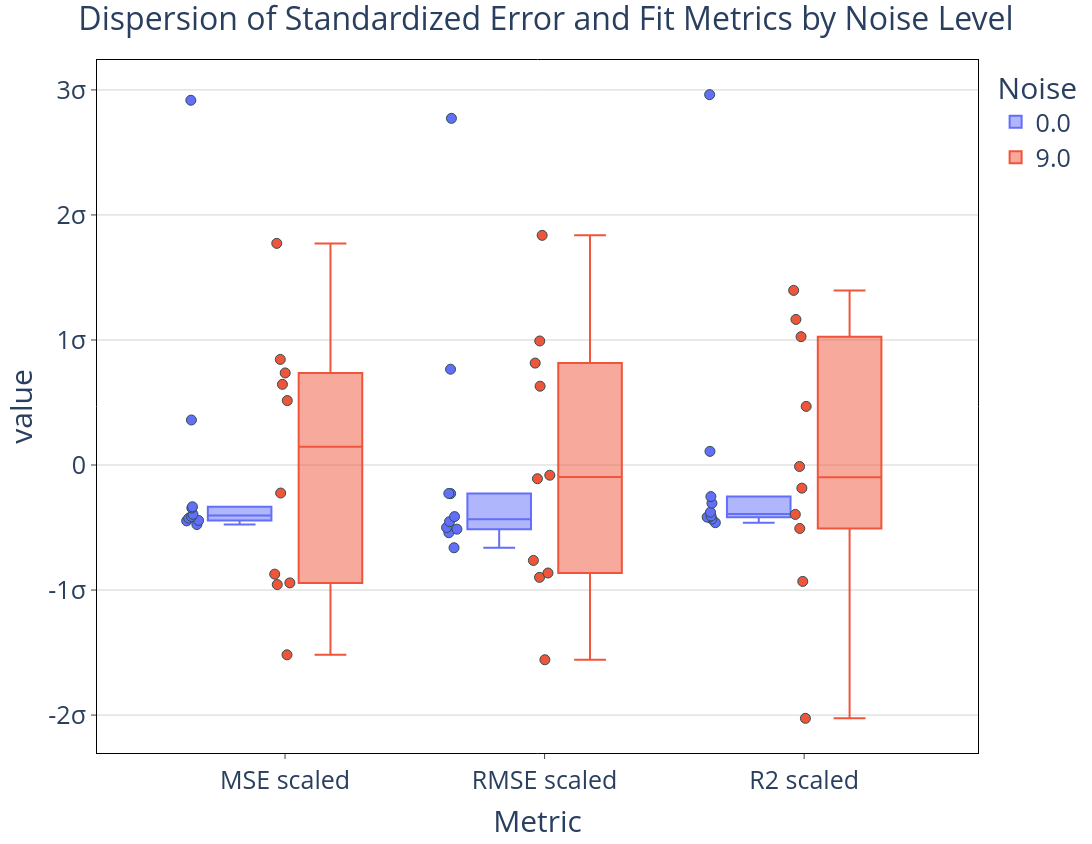

Here is the notebook cell this chart was saved with:
### Code cell
tick_values = [k for k in range(-3,4)]
tick_labels = ['0' if val == 0 else f'{val}σ' for val in tick_values]

fig = px.box(results_df,
       y = ['MSE scaled', 'RMSE scaled','R2 scaled'],
       points='all',
             color='Noise',
       height = 844,
       width = 1500,
            )
fig.update_traces(marker=dict(size=10, line=dict(width=1, color='DarkSlateGrey')),
                  selector=dict(type='box'))

fig.update_layout(
    title={
        'text': "Dispersion of Standardized Error and Fit Metrics by Noise Level",
        'font': {'size': 32},
        'x' :0.5
    },
    font=dict(size=25),
    plot_bgcolor='white',
    paper_bgcolor='white'
)
fig.update_xaxes(
    mirror=True,
    ticks='outside',
    showline=True,
    linecolor='black',
    title_text='Metric',
)
fig.update_yaxes(
    mirror=True,
    ticks='outside',
    showline=True,
    zeroline=True,
    zerolinecolor='LightGray', 
    zerolinewidth=1,
    linecolor='black',
    gridcolor='lightgrey',
    tickmode='array', # Explicitly set tickmode to 'array'
    tickvals=tick_values,
    ticktext=tick_labels,
)
fig.show()

### Figure 1 — Plotly figure (JSON) as saved in the notebook; plotly's stock layout.template omitted (floating-point values rounded to 4 significant figures)
{"data": [{"alignmentgroup": "True", "boxpoints": "all", "hovertemplate": "Noise=0.0<br>variable=%{x}<br>value=%{y}<extra></extra>", "legendgroup": "0.0", "marker": {"color": "#636efa", "line": {"color": "DarkSlateGrey", "width": 1}, "size": 10}, "name": "0.0", "notched": false, "offsetgroup": "0.0", "orientation": "v", "showlegend": true, "type": "box", "x": ["MSE scaled", "MSE scaled", "MSE scaled", "MSE scaled", "MSE scaled", "MSE scaled", "MSE scaled", "MSE scaled", "MSE scaled", "MSE scaled", "RMSE scaled", "RMSE scaled", "RMSE scaled", "RMSE scaled", "RMSE scaled", "RMSE scaled", "RMSE scaled", "RMSE scaled", "RMSE scaled", "RMSE scaled", "R2 scaled", "R2 scaled", "R2 scaled", "R2 scaled", "R2 scaled", "R2 scaled", "R2 scaled", "R2 scaled", "R2 scaled", "R2 scaled"], "x0": " ", "xaxis": "x", "y": [2.917, 0.3601, -0.344, -0.3341, -0.4436, -0.3942, -0.447, -0.4124, -0.4257, -0.4763, 2.773, 0.7664, -0.2287, -0.2278, -0.513, -0.4127, -0.5416, -0.4531, -0.5005, -0.6618, 2.962, 0.1091, -0.2528, -0.306, -0.3773, -0.4168, -0.4171, -0.4078, -0.4321, -0.4614], "y0": " ", "yaxis": "y"}, {"alignmentgroup": "True", "boxpoints": "all", "hovertemplate": "Noise=9.0<br>variable=%{x}<br>value=%{y}<extra></extra>", "legendgroup": "9.0", "marker": {"color": "#EF553B", "line": {"color": "DarkSlateGrey", "width": 1}, "size": 10}, "name": "9.0", "notched": false, "offsetgroup": "9.0", "orientation": "v", "showlegend": true, "type": "box", "x": ["MSE scaled", "MSE scaled", "MSE scaled", "MSE scaled", "MSE scaled", "MSE scaled", "MSE scaled", "MSE scaled", "MSE scaled", "MSE scaled", "RMSE scaled", "RMSE scaled", "RMSE scaled", "RMSE scaled", "RMSE scaled", "RMSE scaled", "RMSE scaled", "RMSE scaled", "RMSE scaled", "RMSE scaled", "R2 scaled", "R2 scaled", "R2 scaled", "R2 scaled", "R2 scaled", "R2 scaled", "R2 scaled", "R2 scaled", "R2 scaled", "R2 scaled"], "x0": " ", "xaxis": "x", "y": [0.6453, -0.9563, 1.773, -0.2241, -0.9428, 0.7365, 0.5153, -1.518, -0.8728, 0.8445, -0.08169, -0.8637, 1.837, -0.1097, -0.8986, 0.8152, 0.6302, -1.558, -0.7631, 0.9921, -2.026, -0.5074, -0.01156, 0.4689, -0.1851, 1.397, 1.026, -0.9309, -0.3952, 1.164], "y0": " ", "yaxis": "y"}], "layout": {"boxmode": "group", "font": {"size": 25}, "height": 844, "legend": {"title": {"text": "Noise"}, "tracegroupgap": 0}, "margin": {"t": 60}, "paper_bgcolor": "white", "plot_bgcolor": "white", "title": {"font": {"size": 32}, "text": "Dispersion of Standardized Error and Fit Metrics by Noise Level", "x": 0.5}, "width": 1500, "xaxis": {"anchor": "y", "domain": [0, 1], "linecolor": "black", "mirror": true, "showline": true, "ticks": "outside", "title": {"text": "Metric"}}, "yaxis": {"anchor": "x", "domain": [0, 1], "gridcolor": "lightgrey", "linecolor": "black", "mirror": true, "showline": true, "tickmode": "array", "ticks": "outside", "ticktext": ["-3σ", "-2σ", "-1σ", "0", "1σ", "2σ", "3σ"], "tickvals": [-3, -2, -1, 0, 1, 2, 3], "title": {"text": "value"}, "zeroline": true, "zerolinecolor": "LightGray", "zerolinewidth": 1}}}
